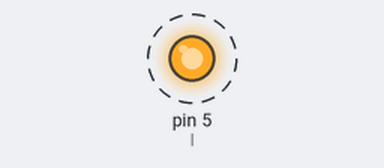
The sketch below on a simulated Arduino Uno, built with avr-gcc and run on an emulated ATmega328P. Parts: output pins drawn as LEDs (lit = HIGH). Dashed ring = blinking.

Above: at 0.12 s.
Timing chart, 0 to 3.0 s (numbered marks = the images above):
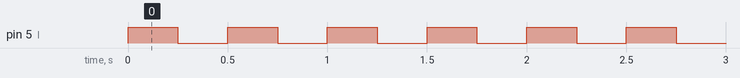

Measured:
- by itself, pin 5 (l): alternates HIGH for 0.25 s and LOW for 0.25 s

The sketch:

sketch.ino
```cpp
int l = 5;
void setup() {
   pinMode(l, OUTPUT);
}

void loop() {
   digitalWrite(l, HIGH);
   delay(250);
   digitalWrite(l, LOW);
   delay(250);
}
```
